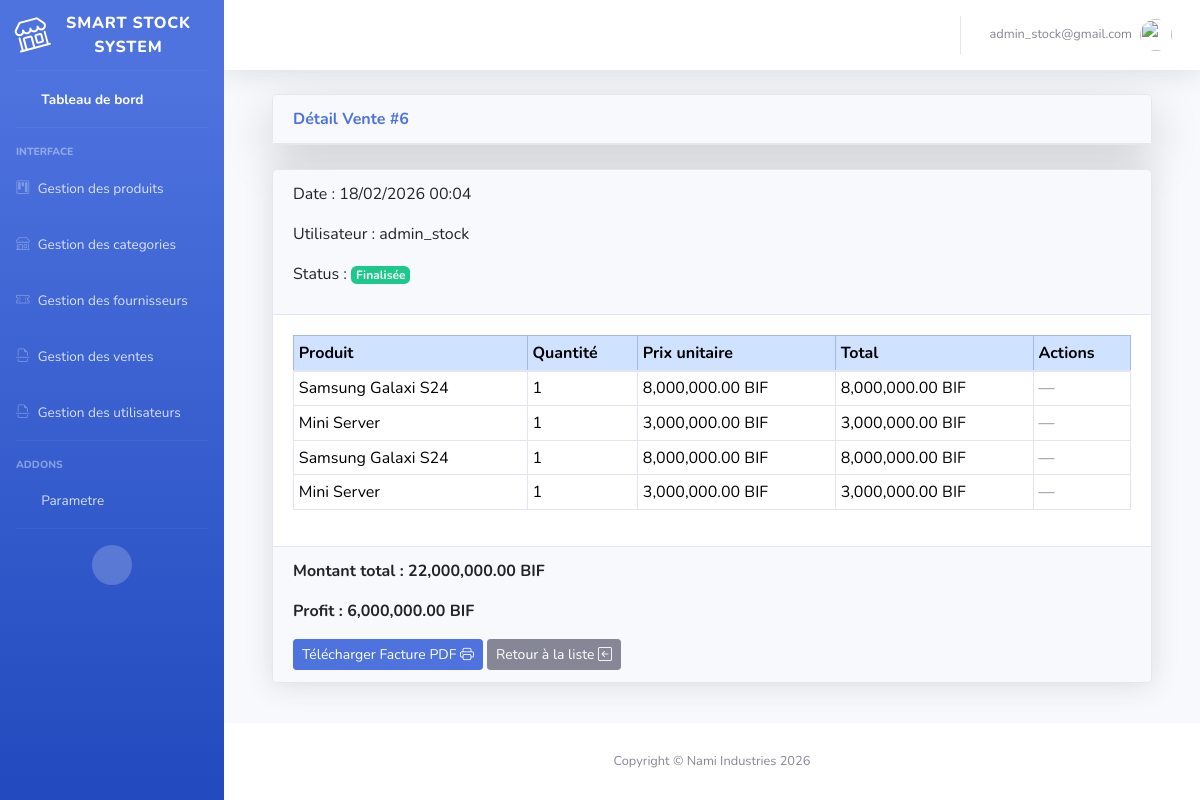
Page /smartstock-admin/detail-vente/6/ (signed in) on the committed database.
### sales/models.py (models this page shows, shortened)
class Sale(models.Model):
    STATUS_CHOICES = [
        ('draft', 'En cours'),
        ('completed', 'Finalisée'),
    ]
    status = models.CharField(
        max_length=20,
        choices=STATUS_CHOICES,
        default='draft'
    )
    total_amount = models.DecimalField(max_digits=12, decimal_places=2, default=Decimal("0.00"))
    total_profit = models.DecimalField(max_digits=12, decimal_places=2, default=Decimal("0.00"))
    user = models.ForeignKey(User, on_delete=models.CASCADE, null=True)
    customer_name = models.CharField(max_length=80, blank=True, null=True)
    customer_phone = models.CharField(max_length=20, blank=True, null=True)
    created_at = models.DateTimeField(auto_now_add=True)

class SaleItem(models.Model):
    sale = models.ForeignKey(Sale, related_name="items", on_delete=models.CASCADE)
    product = models.ForeignKey(Product, on_delete=models.CASCADE)
    quantity = models.IntegerField()
    selling_price = models.DecimalField(max_digits=10, decimal_places=2, default=Decimal("0.00"))
    purchase_price = models.DecimalField(max_digits=10, decimal_places=2, default=Decimal("0.00"))
    @property
    def total_price(self):
        return self.quantity * self.selling_price

### products/models.py (models this page shows, shortened)
class Product(models.Model):
    name = models.CharField(max_length=200)
    category = models.ForeignKey(
        Category,
        on_delete=models.SET_NULL,
        null=True,
        blank=True,
        related_name="products"
    )
    purchase_price = models.DecimalField(max_digits=10, decimal_places=2)
    selling_price = models.DecimalField(max_digits=10, decimal_places=2)
    stock = models.IntegerField(default=0)
    minimum_stock = models.IntegerField(default=5)
    created_at = models.DateTimeField(auto_now_add=True)

### core/models.py (models this page shows, shortened)
class ShopSettings(models.Model):
    DEVISE_CHOICES = [
        ('USD', 'USD'),
        ('EUR', 'EUR'),
        ('CDF', 'CDF'),
        ('BIF', 'BIF'),
    ]
    name = models.CharField(max_length=200)
    address = models.TextField()
    phone = models.CharField(max_length=20)
    currency = models.CharField(
        max_length=10,
        choices=DEVISE_CHOICES,
        default='BIF'
    )
    tva = models.DecimalField(max_digits=12, decimal_places=2, default=Decimal("0.00"))
    logo = models.ImageField(upload_to="logo/", blank=True, null=True)

### core/views.py (the view)
# urls.py: path('detail-vente/<int:pk>/', views.sale_detail, name='sale_detail'),
@login_required
@role_required('Admin')
def sale_detail(request, pk):
    template = loader.get_template('sale_detail.html')
    sale = get_object_or_404(Sale, pk=pk)
    items = sale.items.all()
    shop = ShopSettings.objects.first()
    context = {
        'sale':sale,
        'items':items,
        'shop':shop,
    }
    return HttpResponse(template.render(context, request))

### core/templates/sale_detail.html (shortened to what this page needs)
{% extends 'base.html' %}
{% block content %}
{% load humanize %}
<div class="container-fluid">
    <div class="card mb-4 shadow-lg">
        <div class="card-header m-0 font-weight-bold text-primary">
            Détail Vente #{{ sale.id }}
        </div>
    </div>
    <div class="card shadow">
        <div class="card-header">
            <p>Date : {{ sale.created_at|date:"d/m/Y H:i" }}</p>
            <p>Utilisateur : {{ sale.user.username }}</p>
            <p>Status :
                {% if sale.status == 'completed' %}
                    <span class="badge bg-success">Finalisée</span>
                {% else %}
                    <span class="badge bg-warning">En cours</span>
                {% endif %}
            </p>
        </div>
        <div class="card-body">
            <div class="table-responsive">
                <table class="table table-sm table-bordered">
                    <thead class="table-primary">
                        <tr>
                            <th>Produit</th>
                            <th>Quantité</th>
                            <th>Prix unitaire</th>
                            <th>Total</th>
                            <th>Actions</th>
                        </tr>
                    </thead>
                    <tbody>
                        {% for item in sale.items.all %}
                        <tr>
                            <td>{{ item.product.name }}</td>
                            <td>{{ item.quantity }}</td>
                            <td>{{ item.selling_price|intcomma }} {{ shop.currency }}</td>
                            <td>{{ item.total_price|intcomma }} {{ shop.currency }}</td>
                            <td>
                                {% if sale.status != 'completed' %}
                                <a href="{% url 'saleitem_delete' item.id %}" class="btn btn-sm btn-danger">
                                    Supprimer <i class="bi bi-x-square"></i>
                                </a>
                                {% else %}
                                <span class="text-muted">—</span>
                                {% endif %}
                            </td>
                        </tr>
                        {% endfor %}
                    </tbody>
                </table>
            </div>
        </div>
        <div class="card-footer">
            <p class="fw-bold">Montant total : {{ sale.total_amount|intcomma }} {{ shop.currency }}</p>
            <p class="fw-bold">Profit : {{ sale.total_profit|intcomma }} {{ shop.currency }}</p>
            {% if sale.status == 'completed' %}
            <a target="_blank" href="{% url 'sale_invoice' sale.id %}" class="btn btn-primary btn-sm">
                Télécharger Facture PDF <i class="bi bi-printer"></i>
            </a>
            {% endif %}
            <a href="{% url 'sale_list' %}" class="btn btn-secondary btn-sm">Retour à la liste <i class="bi bi-arrow-left-square"></i></a>
        </div>
    </div>
</div>
{% endblock %}

### core/templates/base.html (shortened to what this page needs)
{% load static %}
<!DOCTYPE html>
<html lang="en">
<head>
    {% load bootstrap5 %}
    {% bootstrap_css %}
    <link href="{% static 'vendor/fontawesome-free/css/all.min.css' %}" rel="stylesheet" type="text/css">
    <link rel="stylesheet"
href="https://cdn.jsdelivr.net/npm/bootstrap-icons@1.11.1/font/bootstrap-icons.css">
    <link href="{% static 'css/sb-admin-2.min.css' %}" rel="stylesheet">
</head>
<body id="page-top">
    <div id="wrapper">
        <ul class="navbar-nav bg-gradient-primary sidebar sidebar-dark accordion" id="accordionSidebar">
            <a class="sidebar-brand d-flex align-items-center justify-content-center">
                <div class="sidebar-brand-icon rotate-n-15">
                    <i class="bi bi-shop"></i>
                </div>
                <div class="sidebar-brand-text mx-3">Smart Stock System</div>
            </a>
            <hr class="sidebar-divider my-0">
            <li class="nav-item active">
                <a class="nav-link" href="{% url 'home' %}">
                    <i class="fas fa-fw fa-tachometer-alt"></i>
                    <span>Tableau de bord</span></a>
            </li>
            <hr class="sidebar-divider">
            <div class="sidebar-heading">
                Interface
            </div>
            <li class="nav-item">
                <a class="nav-link collapsed" href="" data-toggle="collapse" data-target="#collapseComponents" arial-expanded="true" aria-controls="collapseComponents">
                    <i class="bi bi-kanban"></i>
                    <span>Gestion des produits</span>
                </a>
            </li>
            <li class="nav-item">
                <a class="nav-link collapsed" href="#" data-toggle="collapse" data-target="#collapseUtilities"
                    aria-expanded="true" aria-controls="collapseUtilities">
                    <i class="bi bi-shop"></i>
                    <span>Gestion des categories</span>
                </a>
            </li>
            <li class="nav-item">
                <a class="nav-link collapsed" href="#" data-toggle="collapse" data-target="#collapseCondition"
                    aria-expanded="true" aria-controls="collapseCondition">
                    <i class="bi bi-ticket-perforated"></i>
                    <span>Gestion des fournisseurs</span>
                </a>
            </li>
            <li class="nav-item">
                <a class="nav-link collapsed" href="#" data-toggle="collapse" data-target="#collapseReclamation"
                    aria-expanded="true" aria-controls="collapseReclamation">
                    <i class="bi bi-file-earmark-break"></i>
                    <span>Gestion des ventes</span>
                </a>
            </li>
            <li class="nav-item">
                <a class="nav-link collapsed" href="#" data-toggle="collapse" data-target="#collapseUser"
                    aria-expanded="true" aria-controls="collapseUser">
                    <i class="bi bi-file-earmark-break"></i>
                    <span>Gestion des utilisateurs</span>
                </a>
            </li>
            <hr class="sidebar-divider">
            <div class="sidebar-heading">
                Addons
            </div>
            <li class="nav-item">
                <a class="nav-link collapsed" href="#" data-toggle="collapse" data-target="#collapsePages"
                    aria-expanded="true" aria-controls="collapsePages">
                    <i class="fas fa-fw fa-folder"></i>
                    <span>Parametre</span>
                </a>
            </li>
            <hr class="sidebar-divider d-none d-md-block">
            <div class="text-center d-none d-md-inline">
                <button class="rounded-circle border-0" id="sidebarToggle"></button>
            </div>
        </ul>
        <div id="content-wrapper" class="d-flex flex-column">
            <div id="content">
                <nav class="navbar navbar-expand navbar-light bg-white topbar mb-4 static-top shadow">
                    <ul class="navbar-nav ml-auto">
                        <li class="nav-item dropdown no-arrow">
                            <a class="nav-link dropdown-toggle" href="#" id="userDropdown" role="button"
                                data-toggle="dropdown" aria-haspopup="true" aria-expanded="false">
                                <span class="mr-2 d-none d-lg-inline text-gray-600 small">
                                    {% if user.is_authenticated %}
                                        <span>{{ user.email }}</span>
                                    {% endif %}
                                </span>
                                <img class="img-profile rounded-circle"
                                    src="img/undraw_profile.svg">
                            </a>
                        </li>
                    </ul>
                </nav>
                <div class="container-fluid">
                    {% block content %} {% endblock %}
                </div>
            </div>
            <footer class="sticky-footer bg-white">
                <div class="container my-auto">
                    <div class="copyright text-center my-auto">
                        <span>Copyright &copy; Nami Industries 2026</span>
                    </div>
                </div>
            </footer>
        </div>
    </div>
</body>
</html>

### rows in the picture
Sale: id "6", created_at "18/02/2026 00:04", user.username "admin_stock", total_amount "22,000,000.00", total_profit "6,000,000.00"
SaleItem: product.name "Samsung Galaxi S24", quantity "1", selling_price "8,000,000.00", total_price "8,000,000.00"
ShopSettings: currency "BIF"
SaleItem: product.name "Mini Server", quantity "1", selling_price "3,000,000.00", total_price "3,000,000.00"
SaleItem: product.name "Samsung Galaxi S24", quantity "1", selling_price "8,000,000.00", total_price "8,000,000.00"
SaleItem: product.name "Mini Server", quantity "1", selling_price "3,000,000.00", total_price "3,000,000.00"

### other values in the picture
{{ user.email }} "admin_stock@gmail.com"
